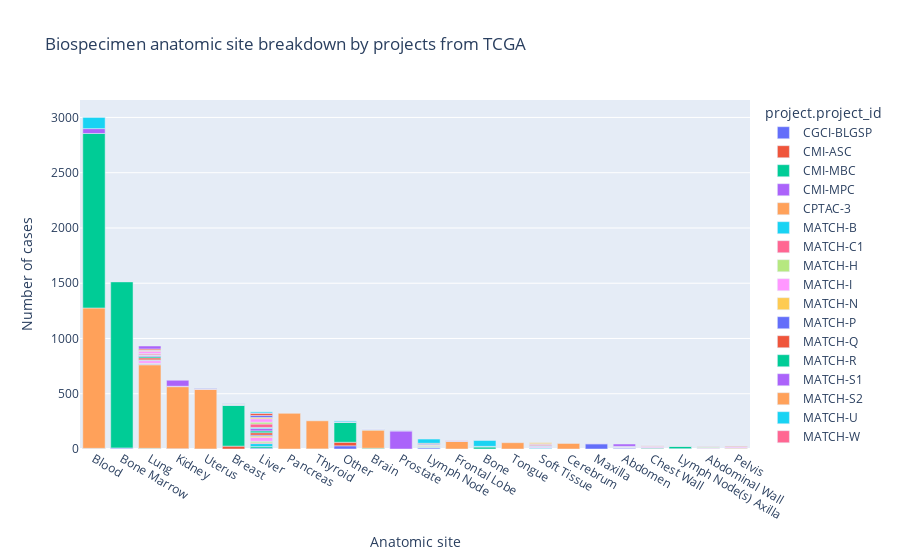

The notebook cell saved with this chart:
### Code cell
fig = px.bar(sites_df[sites_df['samples.biospecimen_anatomic_site'].isin(selected_sites)], 
             x='samples.biospecimen_anatomic_site', 
             y='cases.case_id',
             color='project.project_id',
             category_orders={'samples.biospecimen_anatomic_site': axis_order['samples.biospecimen_anatomic_site'].values},
             title='Biospecimen anatomic site breakdown by projects from TCGA',
             labels={'cases.case_id': 'Number of cases', 'samples.biospecimen_anatomic_site': 'Anatomic site'})
fig.show()

### Figure 1 — Plotly figure (JSON) as saved in the notebook; plotly's stock layout.template omitted (floating-point values rounded to 4 significant figures)
{"data": [{"alignmentgroup": "True", "hovertemplate": "project.project_id=CGCI-BLGSP<br>Anatomic site=%{x}<br>Number of cases=%{y}<extra></extra>", "legendgroup": "CGCI-BLGSP", "marker": {"color": "#636efa", "pattern": {"shape": ""}}, "name": "CGCI-BLGSP", "offsetgroup": "CGCI-BLGSP", "orientation": "v", "showlegend": true, "textposition": "auto", "type": "bar", "x": ["Abdomen", "Bone Marrow", "Kidney", "Liver", "Lymph Node", "Lymph Node(s) Axilla", "Maxilla", "Other", "Soft Tissue", "Uterus"], "xaxis": "x", "y": [9, 9, 3, 8, 10, 3, 47, 29, 3, 1], "yaxis": "y"}, {"alignmentgroup": "True", "hovertemplate": "project.project_id=CMI-ASC<br>Anatomic site=%{x}<br>Number of cases=%{y}<extra></extra>", "legendgroup": "CMI-ASC", "marker": {"color": "#EF553B", "pattern": {"shape": ""}}, "name": "CMI-ASC", "offsetgroup": "CMI-ASC", "orientation": "v", "showlegend": true, "textposition": "auto", "type": "bar", "x": ["Abdomen", "Blood", "Breast", "Chest Wall", "Lung", "Other"], "xaxis": "x", "y": [1, 5, 26, 5, 2, 32], "yaxis": "y"}, {"alignmentgroup": "True", "hovertemplate": "project.project_id=CMI-MBC<br>Anatomic site=%{x}<br>Number of cases=%{y}<extra></extra>", "legendgroup": "CMI-MBC", "marker": {"color": "#00cc96", "pattern": {"shape": ""}}, "name": "CMI-MBC", "offsetgroup": "CMI-MBC", "orientation": "v", "showlegend": true, "textposition": "auto", "type": "bar", "x": ["Blood", "Bone", "Bone Marrow", "Brain", "Breast", "Chest Wall", "Liver", "Lung", "Lymph Node(s) Axilla", "Other", "Soft Tissue", "Thyroid"], "xaxis": "x", "y": [1, 19, 1, 7, 369, 6, 14, 4, 21, 179, 3, 1], "yaxis": "y"}, {"alignmentgroup": "True", "hovertemplate": "project.project_id=CMI-MPC<br>Anatomic site=%{x}<br>Number of cases=%{y}<extra></extra>", "legendgroup": "CMI-MPC", "marker": {"color": "#ab63fa", "pattern": {"shape": ""}}, "name": "CMI-MPC", "offsetgroup": "CMI-MPC", "orientation": "v", "showlegend": true, "textposition": "auto", "type": "bar", "x": ["Prostate"], "xaxis": "x", "y": [163], "yaxis": "y"}, {"alignmentgroup": "True", "hovertemplate": "project.project_id=CPTAC-3<br>Anatomic site=%{x}<br>Number of cases=%{y}<extra></extra>", "legendgroup": "CPTAC-3", "marker": {"color": "#FFA15A", "pattern": {"shape": ""}}, "name": "CPTAC-3", "offsetgroup": "CPTAC-3", "orientation": "v", "showlegend": true, "textposition": "auto", "type": "bar", "x": ["Blood", "Brain", "Cerebrum", "Frontal Lobe", "Kidney", "Lung", "Pancreas", "Tongue", "Uterus"], "xaxis": "x", "y": [1270, 164, 50, 68, 561, 756, 323, 57, 539], "yaxis": "y"}, {"alignmentgroup": "True", "hovertemplate": "project.project_id=MATCH-B<br>Anatomic site=%{x}<br>Number of cases=%{y}<extra></extra>", "legendgroup": "MATCH-B", "marker": {"color": "#19d3f3", "pattern": {"shape": ""}}, "name": "MATCH-B", "offsetgroup": "MATCH-B", "orientation": "v", "showlegend": true, "textposition": "auto", "type": "bar", "x": ["Breast", "Liver", "Lung", "Lymph Node", "Soft Tissue"], "xaxis": "x", "y": [2, 27, 5, 6, 6], "yaxis": "y"}, {"alignmentgroup": "True", "hovertemplate": "project.project_id=MATCH-C1<br>Anatomic site=%{x}<br>Number of cases=%{y}<extra></extra>", "legendgroup": "MATCH-C1", "marker": {"color": "#FF6692", "pattern": {"shape": ""}}, "name": "MATCH-C1", "offsetgroup": "MATCH-C1", "orientation": "v", "showlegend": true, "textposition": "auto", "type": "bar", "x": ["Abdominal Wall", "Chest Wall", "Liver", "Lung"], "xaxis": "x", "y": [2, 2, 7, 5], "yaxis": "y"}, {"alignmentgroup": "True", "hovertemplate": "project.project_id=MATCH-H<br>Anatomic site=%{x}<br>Number of cases=%{y}<extra></extra>", "legendgroup": "MATCH-H", "marker": {"color": "#B6E880", "pattern": {"shape": ""}}, "name": "MATCH-H", "offsetgroup": "MATCH-H", "orientation": "v", "showlegend": true, "textposition": "auto", "type": "bar", "x": ["Abdomen", "Abdominal Wall", "Brain", "Liver", "Lung", "Lymph Node"], "xaxis": "x", "y": [2, 4, 4, 14, 4, 4], "yaxis": "y"}, {"alignmentgroup": "True", "hovertemplate": "project.project_id=MATCH-I<br>Anatomic site=%{x}<br>Number of cases=%{y}<extra></extra>", "legendgroup": "MATCH-I", "marker": {"color": "#FF97FF", "pattern": {"shape": ""}}, "name": "MATCH-I", "offsetgroup": "MATCH-I", "orientation": "v", "showlegend": true, "textposition": "auto", "type": "bar", "x": ["Abdominal Wall", "Chest Wall", "Liver", "Lung", "Lymph Node", "Pelvis", "Soft Tissue", "Uterus"], "xaxis": "x", "y": [4, 8, 34, 23, 2, 2, 8, 2], "yaxis": "y"}, {"alignmentgroup": "True", "hovertemplate": "project.project_id=MATCH-N<br>Anatomic site=%{x}<br>Number of cases=%{y}<extra></extra>", "legendgroup": "MATCH-N", "marker": {"color": "#FECB52", "pattern": {"shape": ""}}, "name": "MATCH-N", "offsetgroup": "MATCH-N", "orientation": "v", "showlegend": true, "textposition": "auto", "type": "bar", "x": ["Chest Wall", "Frontal Lobe", "Liver", "Lung", "Pelvis", "Soft Tissue"], "xaxis": "x", "y": [2, 1, 13, 4, 6, 2], "yaxis": "y"}, {"alignmentgroup": "True", "hovertemplate": "project.project_id=MATCH-P<br>Anatomic site=%{x}<br>Number of cases=%{y}<extra></extra>", "legendgroup": "MATCH-P", "marker": {"color": "#636efa", "pattern": {"shape": ""}}, "name": "MATCH-P", "offsetgroup": "MATCH-P", "orientation": "v", "showlegend": true, "textposition": "auto", "type": "bar", "x": ["Breast", "Liver", "Lung", "Lymph Node(s) Axilla", "Soft Tissue"], "xaxis": "x", "y": [2, 9, 4, 2, 4], "yaxis": "y"}, {"alignmentgroup": "True", "hovertemplate": "project.project_id=MATCH-Q<br>Anatomic site=%{x}<br>Number of cases=%{y}<extra></extra>", "legendgroup": "MATCH-Q", "marker": {"color": "#EF553B", "pattern": {"shape": ""}}, "name": "MATCH-Q", "offsetgroup": "MATCH-Q", "orientation": "v", "showlegend": true, "textposition": "auto", "type": "bar", "x": ["Frontal Lobe", "Liver", "Lung", "Lymph Node", "Pelvis", "Uterus"], "xaxis": "x", "y": [2, 21, 17, 4, 2, 2], "yaxis": "y"}, {"alignmentgroup": "True", "hovertemplate": "project.project_id=MATCH-R<br>Anatomic site=%{x}<br>Number of cases=%{y}<extra></extra>", "legendgroup": "MATCH-R", "marker": {"color": "#00cc96", "pattern": {"shape": ""}}, "name": "MATCH-R", "offsetgroup": "MATCH-R", "orientation": "v", "showlegend": true, "textposition": "auto", "type": "bar", "x": ["Liver", "Lung", "Lymph Node", "Soft Tissue"], "xaxis": "x", "y": [17, 12, 3, 2], "yaxis": "y"}, {"alignmentgroup": "True", "hovertemplate": "project.project_id=MATCH-S1<br>Anatomic site=%{x}<br>Number of cases=%{y}<extra></extra>", "legendgroup": "MATCH-S1", "marker": {"color": "#ab63fa", "pattern": {"shape": ""}}, "name": "MATCH-S1", "offsetgroup": "MATCH-S1", "orientation": "v", "showlegend": true, "textposition": "auto", "type": "bar", "x": ["Abdomen", "Bone", "Frontal Lobe", "Kidney", "Liver", "Lung", "Lymph Node"], "xaxis": "x", "y": [2, 2, 4, 2, 21, 10, 2], "yaxis": "y"}, {"alignmentgroup": "True", "hovertemplate": "project.project_id=MATCH-S2<br>Anatomic site=%{x}<br>Number of cases=%{y}<extra></extra>", "legendgroup": "MATCH-S2", "marker": {"color": "#FFA15A", "pattern": {"shape": ""}}, "name": "MATCH-S2", "offsetgroup": "MATCH-S2", "orientation": "v", "showlegend": true, "textposition": "auto", "type": "bar", "x": ["Lung"], "xaxis": "x", "y": [2], "yaxis": "y"}, {"alignmentgroup": "True", "hovertemplate": "project.project_id=MATCH-U<br>Anatomic site=%{x}<br>Number of cases=%{y}<extra></extra>", "legendgroup": "MATCH-U", "marker": {"color": "#19d3f3", "pattern": {"shape": ""}}, "name": "MATCH-U", "offsetgroup": "MATCH-U", "orientation": "v", "showlegend": true, "textposition": "auto", "type": "bar", "x": ["Abdomen", "Abdominal Wall", "Bone", "Brain", "Liver", "Lung", "Soft Tissue"], "xaxis": "x", "y": [2, 2, 2, 2, 10, 2, 3], "yaxis": "y"}, {"alignmentgroup": "True", "hovertemplate": "project.project_id=MATCH-W<br>Anatomic site=%{x}<br>Number of cases=%{y}<extra></extra>", "legendgroup": "MATCH-W", "marker": {"color": "#FF6692", "pattern": {"shape": ""}}, "name": "MATCH-W", "offsetgroup": "MATCH-W", "orientation": "v", "showlegend": true, "textposition": "auto", "type": "bar", "x": ["Abdomen", "Bone", "Breast", "Chest Wall", "Frontal Lobe", "Kidney", "Liver", "Lung", "Lymph Node", "Soft Tissue"], "xaxis": "x", "y": [2, 1, 4, 4, 2, 2, 31, 10, 2, 13], "yaxis": "y"}, {"alignmentgroup": "True", "hovertemplate": "project.project_id=MATCH-Y<br>Anatomic site=%{x}<br>Number of cases=%{y}<extra></extra>", "legendgroup": "MATCH-Y", "marker": {"color": "#B6E880", "pattern": {"shape": ""}}, "name": "MATCH-Y", "offsetgroup": "MATCH-Y", "orientation": "v", "showlegend": true, "textposition": "auto", "type": "bar", "x": ["Abdomen", "Abdominal Wall", "Breast", "Chest Wall", "Liver", "Lung", "Lymph Node(s) Axilla", "Soft Tissue"], "xaxis": "x", "y": [2, 7, 4, 6, 17, 3, 2, 2], "yaxis": "y"}, {"alignmentgroup": "True", "hovertemplate": "project.project_id=MATCH-Z1A<br>Anatomic site=%{x}<br>Number of cases=%{y}<extra></extra>", "legendgroup": "MATCH-Z1A", "marker": {"color": "#FF97FF", "pattern": {"shape": ""}}, "name": "MATCH-Z1A", "offsetgroup": "MATCH-Z1A", "orientation": "v", "showlegend": true, "textposition": "auto", "type": "bar", "x": ["Abdominal Wall", "Chest Wall", "Liver", "Lung", "Maxilla", "Pelvis", "Soft Tissue"], "xaxis": "x", "y": [2, 2, 31, 22, 2, 8, 2], "yaxis": "y"}, {"alignmentgroup": "True", "hovertemplate": "project.project_id=MATCH-Z1B<br>Anatomic site=%{x}<br>Number of cases=%{y}<extra></extra>", "legendgroup": "MATCH-Z1B", "marker": {"color": "#FECB52", "pattern": {"shape": ""}}, "name": "MATCH-Z1B", "offsetgroup": "MATCH-Z1B", "orientation": "v", "showlegend": true, "textposition": "auto", "type": "bar", "x": ["Abdomen", "Liver", "Lung", "Lymph Node", "Soft Tissue"], "xaxis": "x", "y": [2, 12, 8, 6, 9], "yaxis": "y"}, {"alignmentgroup": "True", "hovertemplate": "project.project_id=MATCH-Z1D<br>Anatomic site=%{x}<br>Number of cases=%{y}<extra></extra>", "legendgroup": "MATCH-Z1D", "marker": {"color": "#636efa", "pattern": {"shape": ""}}, "name": "MATCH-Z1D", "offsetgroup": "MATCH-Z1D", "orientation": "v", "showlegend": true, "textposition": "auto", "type": "bar", "x": ["Abdomen", "Abdominal Wall", "Brain", "Breast", "Liver", "Lung", "Lymph Node", "Other", "Prostate", "Uterus"], "xaxis": "x", "y": [2, 1, 2, 2, 18, 2, 7, 4, 2, 4], "yaxis": "y"}, {"alignmentgroup": "True", "hovertemplate": "project.project_id=MATCH-Z1I<br>Anatomic site=%{x}<br>Number of cases=%{y}<extra></extra>", "legendgroup": "MATCH-Z1I", "marker": {"color": "#EF553B", "pattern": {"shape": ""}}, "name": "MATCH-Z1I", "offsetgroup": "MATCH-Z1I", "orientation": "v", "showlegend": true, "textposition": "auto", "type": "bar", "x": ["Abdominal Wall", "Liver", "Lung", "Lymph Node", "Other", "Pelvis"], "xaxis": "x", "y": [2, 20, 10, 6, 2, 4], "yaxis": "y"}, {"alignmentgroup": "True", "hovertemplate": "project.project_id=MP2PRT-ALL<br>Anatomic site=%{x}<br>Number of cases=%{y}<extra></extra>", "legendgroup": "MP2PRT-ALL", "marker": {"color": "#00cc96", "pattern": {"shape": ""}}, "name": "MP2PRT-ALL", "offsetgroup": "MP2PRT-ALL", "orientation": "v", "showlegend": true, "textposition": "auto", "type": "bar", "x": ["Blood", "Bone Marrow"], "xaxis": "x", "y": [1579, 1502], "yaxis": "y"}, {"alignmentgroup": "True", "hovertemplate": "project.project_id=MP2PRT-WT<br>Anatomic site=%{x}<br>Number of cases=%{y}<extra></extra>", "legendgroup": "MP2PRT-WT", "marker": {"color": "#ab63fa", "pattern": {"shape": ""}}, "name": "MP2PRT-WT", "offsetgroup": "MP2PRT-WT", "orientation": "v", "showlegend": true, "textposition": "auto", "type": "bar", "x": ["Abdomen", "Blood", "Brain", "Kidney", "Liver", "Lung"], "xaxis": "x", "y": [21, 44, 1, 54, 2, 27], "yaxis": "y"}, {"alignmentgroup": "True", "hovertemplate": "project.project_id=REBC-THYR<br>Anatomic site=%{x}<br>Number of cases=%{y}<extra></extra>", "legendgroup": "REBC-THYR", "marker": {"color": "#FFA15A", "pattern": {"shape": ""}}, "name": "REBC-THYR", "offsetgroup": "REBC-THYR", "orientation": "v", "showlegend": true, "textposition": "auto", "type": "bar", "x": ["Thyroid"], "xaxis": "x", "y": [254], "yaxis": "y"}, {"alignmentgroup": "True", "hovertemplate": "project.project_id=WCDT-MCRPC<br>Anatomic site=%{x}<br>Number of cases=%{y}<extra></extra>", "legendgroup": "WCDT-MCRPC", "marker": {"color": "#19d3f3", "pattern": {"shape": ""}}, "name": "WCDT-MCRPC", "offsetgroup": "WCDT-MCRPC", "orientation": "v", "showlegend": true, "textposition": "auto", "type": "bar", "x": ["Blood", "Bone", "Liver", "Lymph Node", "Other"], "xaxis": "x", "y": [101, 53, 10, 38, 8], "yaxis": "y"}], "layout": {"autosize": true, "barmode": "relative", "legend": {"title": {"text": "project.project_id"}, "tracegroupgap": 0}, "title": {"text": "Biospecimen anatomic site breakdown by projects from TCGA"}, "xaxis": {"anchor": "y", "autorange": true, "categoryarray": ["Blood", "Bone Marrow", "Lung", "Kidney", "Uterus", "Breast", "Liver", "Pancreas", "Thyroid", "Other", "Brain", "Prostate", "Lymph Node", "Frontal Lobe", "Bone", "Tongue", "Soft Tissue", "Cerebrum", "Maxilla", "Abdomen", "Chest Wall", "Lymph Node(s) Axilla", "Abdominal Wall", "Pelvis"], "categoryorder": "array", "domain": [0, 1], "range": [-0.5, 23.5], "title": {"text": "Anatomic site"}, "type": "category"}, "yaxis": {"anchor": "x", "autorange": true, "domain": [0, 1], "range": [0, 3158.0], "title": {"text": "Number of cases"}, "type": "linear"}}}
